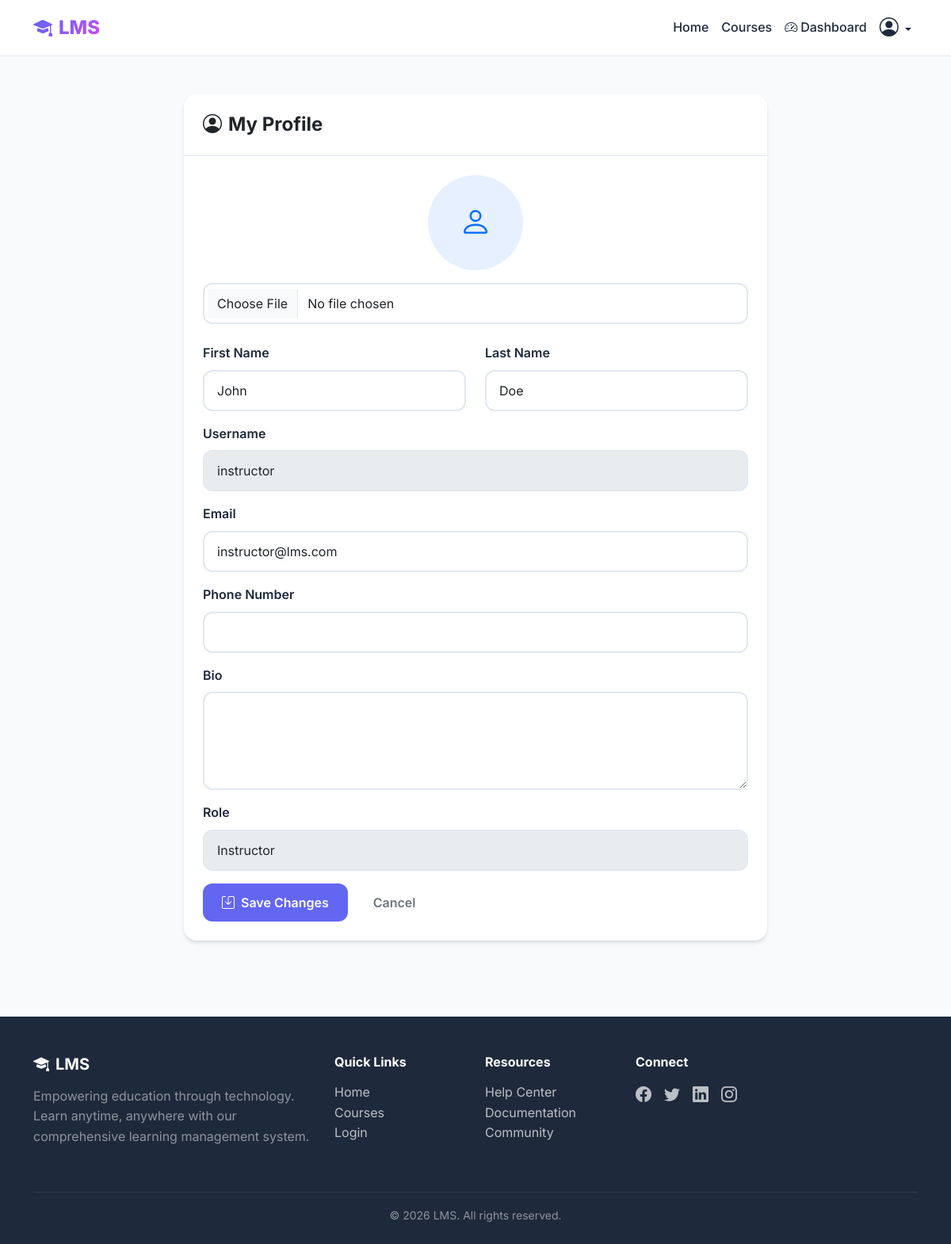
The app's page /profile/ (signed in) with its own data.
### accounts/models.py (models this page shows, shortened)
class User(AbstractUser):
    ROLE_CHOICES = [
        ('admin', 'Admin'),
        ('instructor', 'Instructor'),
        ('student', 'Student'),
    ]
    role = models.CharField(max_length=20, choices=ROLE_CHOICES, default='student')
    email = models.EmailField(unique=True)
    profile_picture = models.ImageField(upload_to='profiles/', blank=True, null=True)
    bio = models.TextField(blank=True, null=True)
    phone_number = models.CharField(max_length=15, blank=True, null=True)
    date_of_birth = models.DateField(blank=True, null=True)
    reset_token = models.CharField(max_length=100, blank=True, null=True)
    reset_token_expiry = models.DateTimeField(blank=True, null=True)
    created_at = models.DateTimeField(auto_now_add=True)
    updated_at = models.DateTimeField(auto_now=True)

### accounts/views.py (the view, shortened to what this page needs)
# urls.py: path('profile/', views.profile_view, name='profile'),
@login_required
def profile_view(request):
    user = request.user
    return render(request, 'accounts/profile.html', {'user': user})

### templates/accounts/profile.html (shortened to what this page needs)
{% extends 'base.html' %}
{% block content %}
<div class="container py-5">
    <div class="row justify-content-center">
        <div class="col-md-8">
            <div class="card">
                <div class="card-header">
                    <h4 class="fw-bold mb-0"><i class="bi bi-person-circle me-2"></i>My Profile</h4>
                </div>
                <div class="card-body p-4">
                    <form method="post" enctype="multipart/form-data">
                        <div class="text-center mb-4">
                            {% if user.profile_picture %}
                            <img src="{{ user.profile_picture.url }}" alt="" class="rounded-circle mb-3" width="120"
                                height="120" style="object-fit: cover;">
                            {% else %}
                            <div class="bg-primary bg-opacity-10 rounded-circle d-inline-flex align-items-center justify-content-center mb-3"
                                style="width: 120px; height: 120px;">
                                <i class="bi bi-person fs-1 text-primary"></i>
                            </div>
                            {% endif %}
                            <div>
                                <input type="file" name="profile_picture" class="form-control" accept="image/*">
                            </div>
                        </div>
                        <div class="row">
                            <div class="col-md-6 mb-3">
                                <label class="form-label">First Name</label>
                                <input type="text" name="first_name" class="form-control" value="{{ user.first_name }}">
                            </div>
                            <div class="col-md-6 mb-3">
                                <label class="form-label">Last Name</label>
                                <input type="text" name="last_name" class="form-control" value="{{ user.last_name }}">
                            </div>
                        </div>
                        <div class="mb-3">
                            <label class="form-label">Username</label>
                            <input type="text" class="form-control" value="{{ user.username }}" disabled>
                        </div>
                        <div class="mb-3">
                            <label class="form-label">Email</label>
                            <input type="email" name="email" class="form-control" value="{{ user.email }}">
                        </div>
                        <div class="mb-3">
                            <label class="form-label">Phone Number</label>
                            <input type="text" name="phone_number" class="form-control"
                                value="{{ user.phone_number|default:'' }}">
                        </div>
                        <div class="mb-3">
                            <label class="form-label">Bio</label>
                            <textarea name="bio" class="form-control" rows="4">{{ user.bio|default:'' }}</textarea>
                        </div>
                        <div class="mb-3">
                            <label class="form-label">Role</label>
                            <input type="text" class="form-control" value="{{ user.get_role_display }}" disabled>
                        </div>
                        <div class="d-flex gap-2">
                            <button type="submit" class="btn btn-primary">
                                <i class="bi bi-save me-2"></i>Save Changes
                            </button>
                            <a href="{% url 'dashboard' %}" class="btn btn-outline-secondary">Cancel</a>
                        </div>
                    </form>
                </div>
            </div>
        </div>
    </div>
</div>
{% endblock %}

### static/css/styles.css (style rules this page uses)
:root { --primary: #6366f1; --primary-dark: #4f46e5; --primary-light: #818cf8; --secondary: #10b981; --accent: #f59e0b; --danger: #ef4444; --dark: #1e293b; --light: #f8fafc; --gray: #64748b; --gray-light: #e2e8f0; --gradient-1: linear-gradient(135deg, #6366f1 0%, #8b5cf6 50%, #d946ef 100%); --gradient-2: linear-gradient(135deg, #10b981 0%, #06b6d4 100%); --shadow-sm: 0 1px 2px 0 rgb(0 0 0 / 0.05); --shadow: 0 4px 6px -1px rgb(0 0 0 / 0.1), 0 2px 4px -2px rgb(0 0 0 / 0.1); --shadow-lg: 0 10px 15px -3px rgb(0 0 0 / 0.1), 0 4px 6px -4px rgb(0 0 0 / 0.1); --shadow-xl: 0 20px 25px -5px rgb(0 0 0 / 0.1), 0 8px 10px -6px rgb(0 0 0 / 0.1); }
* { margin: 0; padding: 0; box-sizing: border-box; }
body { font-family: 'Inter', -apple-system, BlinkMacSystemFont, 'Segoe UI', Roboto, sans-serif; background: var(--light); color: var(--dark); line-height: 1.6; min-height: 100vh; }
.btn { font-weight: 600; padding: 0.75rem 1.5rem; border-radius: 0.75rem; transition: all 0.3s ease; border: none; }
.btn-primary { background: var(--primary); color: white; }
.card { background: white; border-radius: 1rem; border: none; box-shadow: var(--shadow); transition: all 0.3s ease; overflow: hidden; }
.card-header { background: transparent; border-bottom: 1px solid var(--gray-light); padding: 1.5rem; }
.card-body { padding: 1.5rem; }
.form-control { border: 2px solid var(--gray-light); border-radius: 0.75rem; padding: 0.75rem 1rem; transition: all 0.3s ease; }
.form-label { font-weight: 600; color: var(--dark); margin-bottom: 0.5rem; }

### records on screen
User: first_name "John", last_name "Doe", username "instructor", email "instructor@lms.com", role "Instructor"
